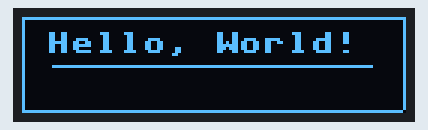
This program was run on a simulated MicroPython board. Shown: 128×32 one-colour display. WiFi joins after 1.5 s; the clock reads 2024-03-15 10:24:30 at power-on unless the program sets it; library files of the repository ran but are not shown: ssd1306.py.

Above: at 0.1 s.
At 1.6 s:
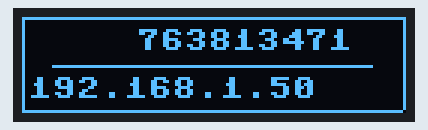
At 5.6 s:
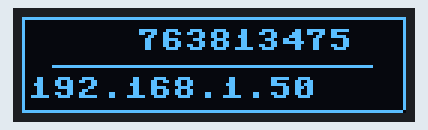
At 9.6 s:
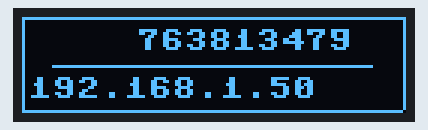
At 19.5 s:
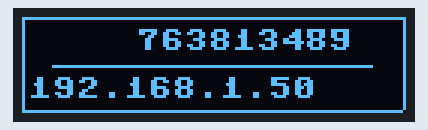
At 38.4 s:
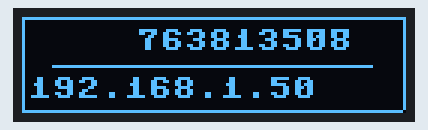

The program:

demo.py
```python
import machine
import ssd1306
import network
import time

SSID = 'myhomewifi'
PWD = 'myhomewifipassword'
WIDTH = const(128)
HEIGHT = const(32)

pscl = machine.Pin(5, machine.Pin.OUT)
psda = machine.Pin(4, machine.Pin.OUT)
i2c = machine.I2C(scl=pscl, sda=psda)
ssd = ssd1306.SSD1306_I2C(WIDTH, HEIGHT, i2c)

ssd.text(' Hello, World!', 0, 5, 1)
ssd.hline(10, 16, 107, 1)               #Line in middle

# Box around screen
ssd.hline(0, 0, 127, 1)
ssd.hline(0, 31, 127, 1)
ssd.vline(0, 0, 31, 1)
ssd.vline(127, 0, 31, 1)
ssd.show()

# Turn off access point and turn on station WiFi. When WLAN connected,
# show the IP address.
ap_if = network.WLAN(network.AP_IF)
ap_if.active(False)
sta_if = network.WLAN(network.STA_IF)
sta_if.connect(SSID, PWD)
sta_if.active(True)
while not sta_if.isconnected():
    pass
WLAN_IP = sta_if.ifconfig()[0]
ssd.text(WLAN_IP, 2, 20, 1)
ssd.show()

# Show time
while True:
    time_str = str(time.time())
    ssd.fill_rect(1, 5, 126, 8, 0)
    ssd.text(time_str, 38, 4, 1)
    ssd.show()
    time.sleep(0.98)
```

Measured:
- what the display in image 1 shows lasts 1.0 s, from 1.6 s to 2.6 s
